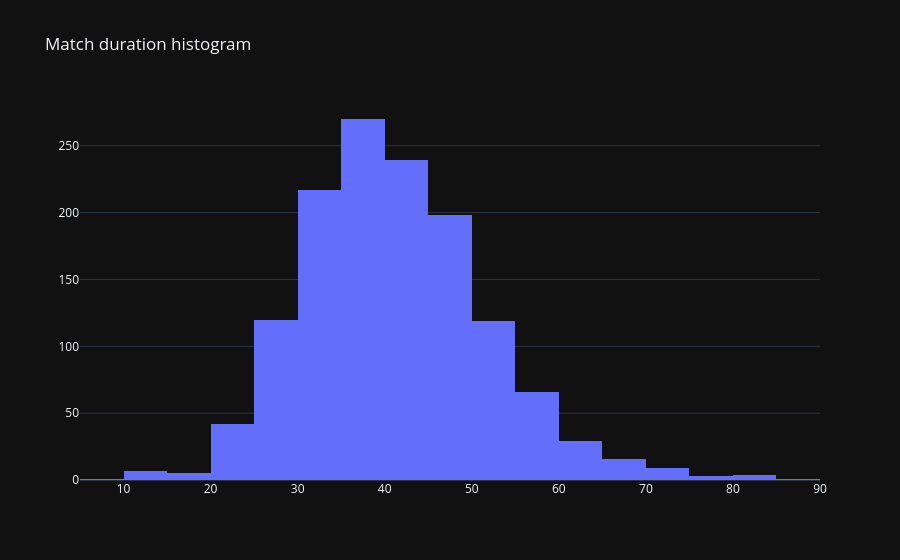

Notebook code for this chart:
### Code cell
airat.get_match_duration_hist().show()

### Figure 1 — Plotly figure (JSON) as saved in the notebook; plotly's stock layout.template omitted (floating-point values rounded to 4 significant figures; data arrays with more than 128 entries replaced by an {"elided": "..."} marker saying what was removed)
{"data": [{"nbinsx": 35, "type": "histogram", "x": {"elided": "1346 float values"}}], "layout": {"title": {"text": "Match duration histogram"}}}
